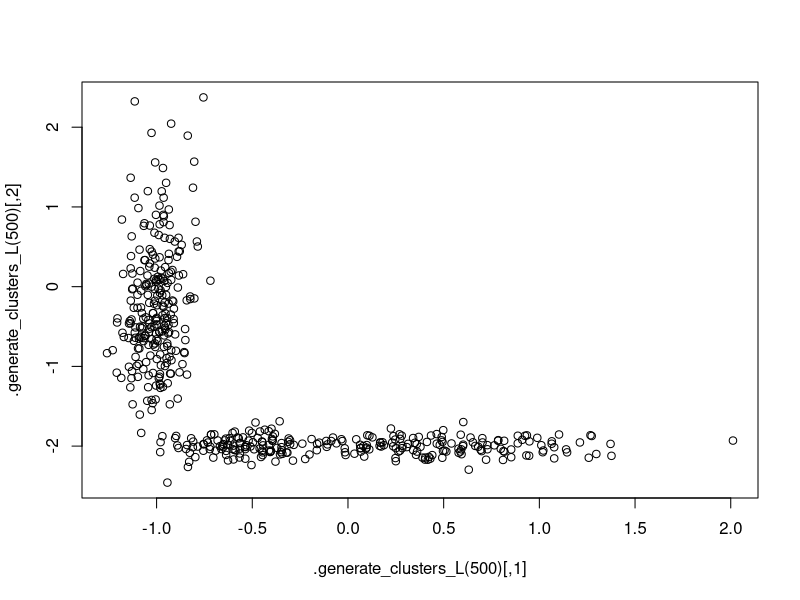
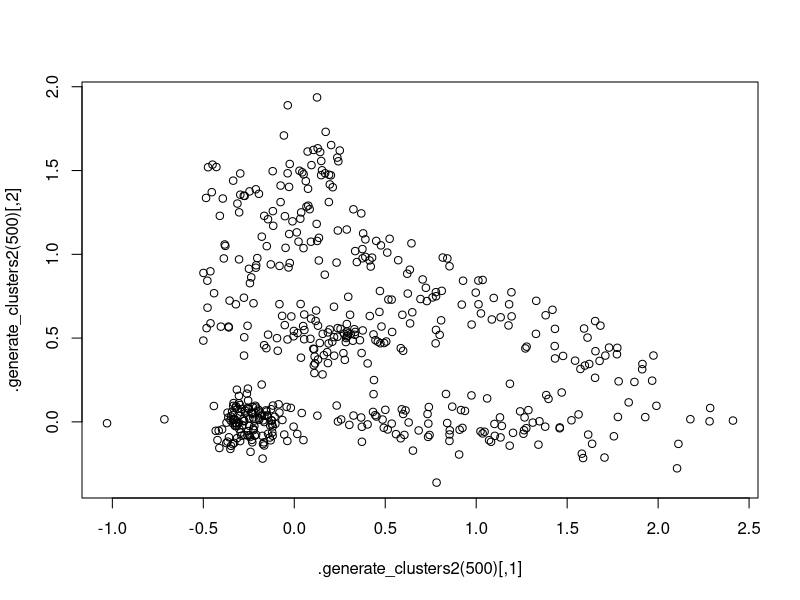
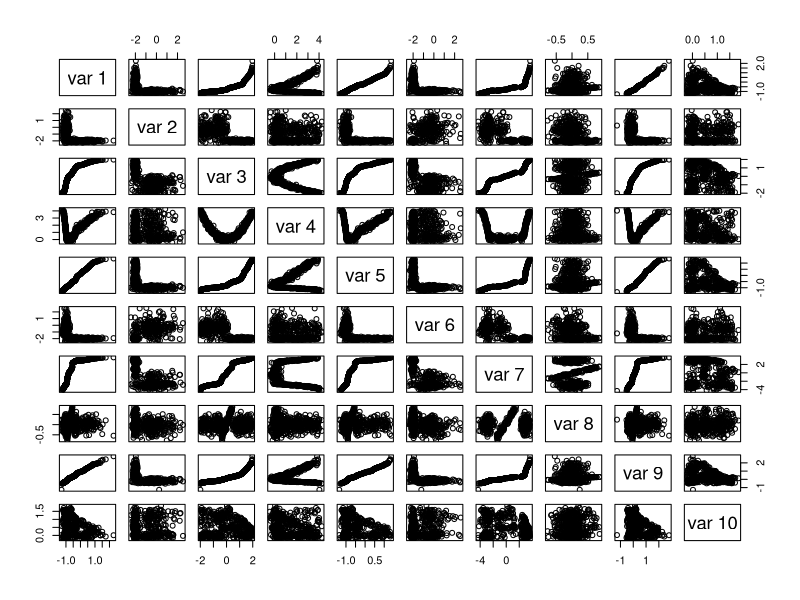
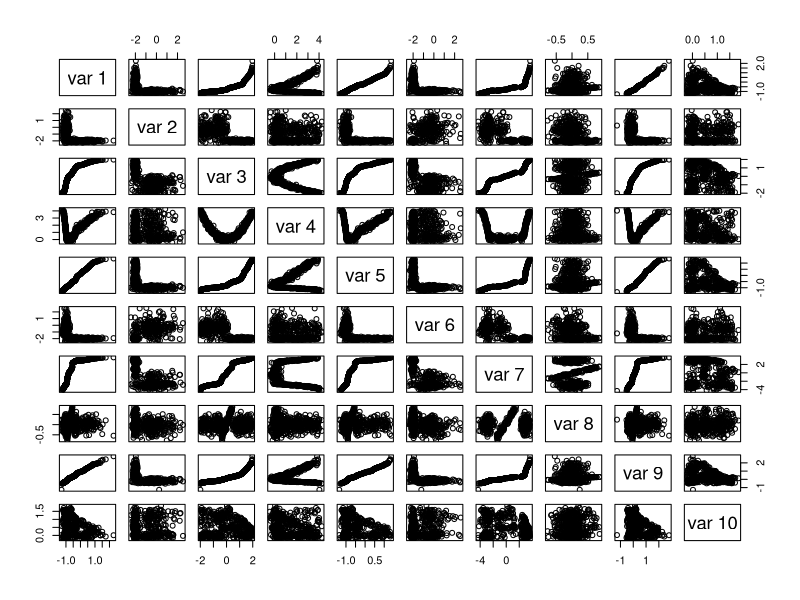
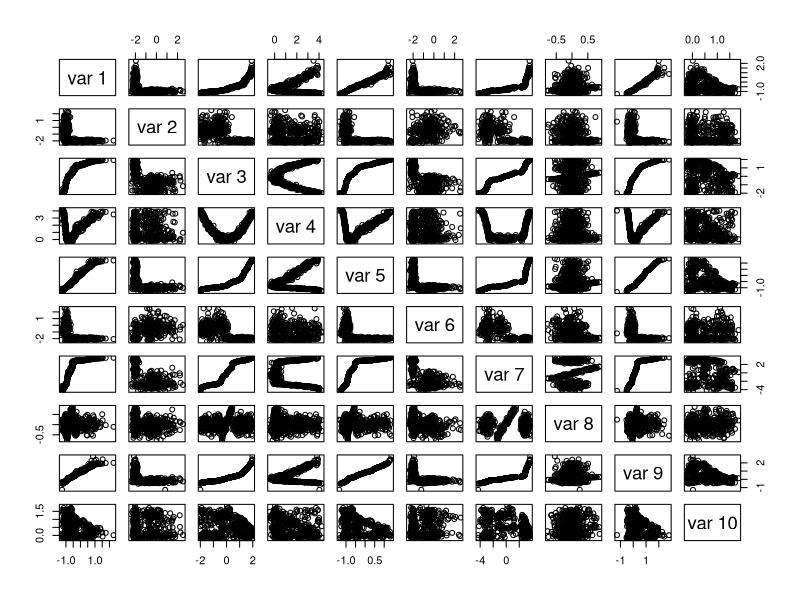
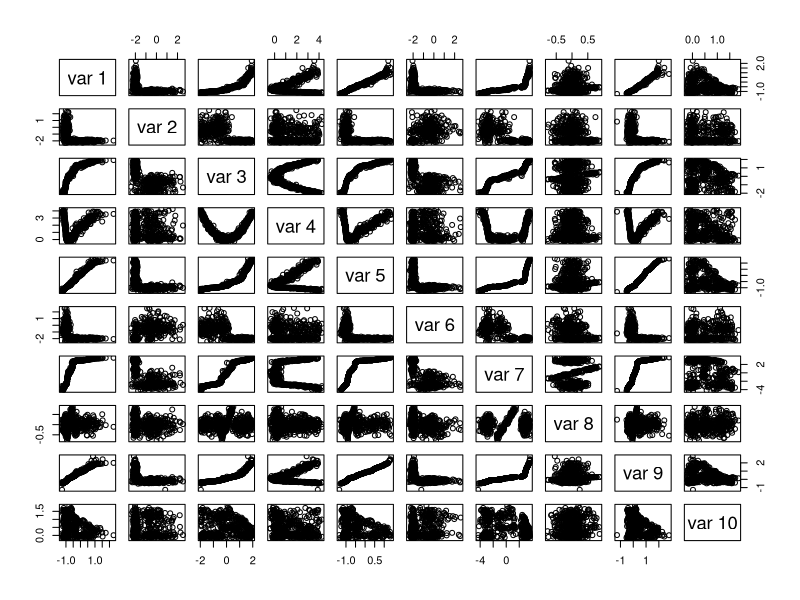
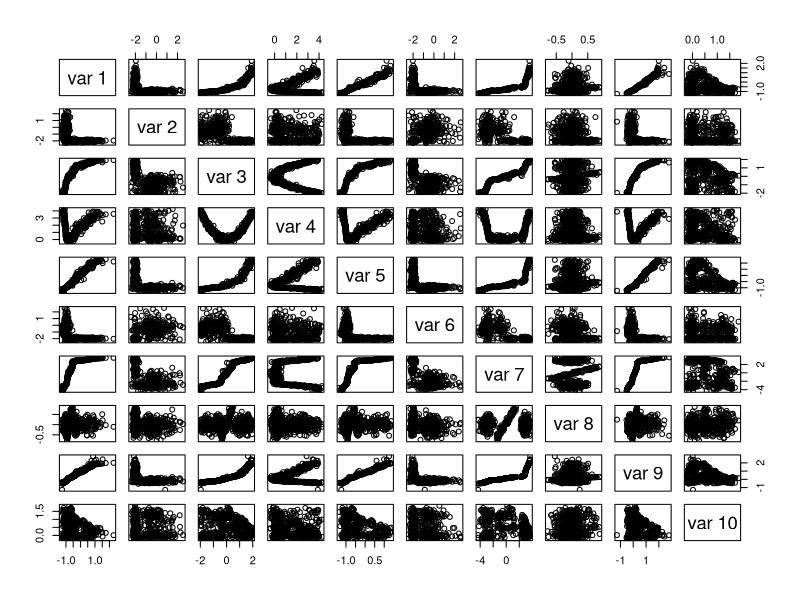
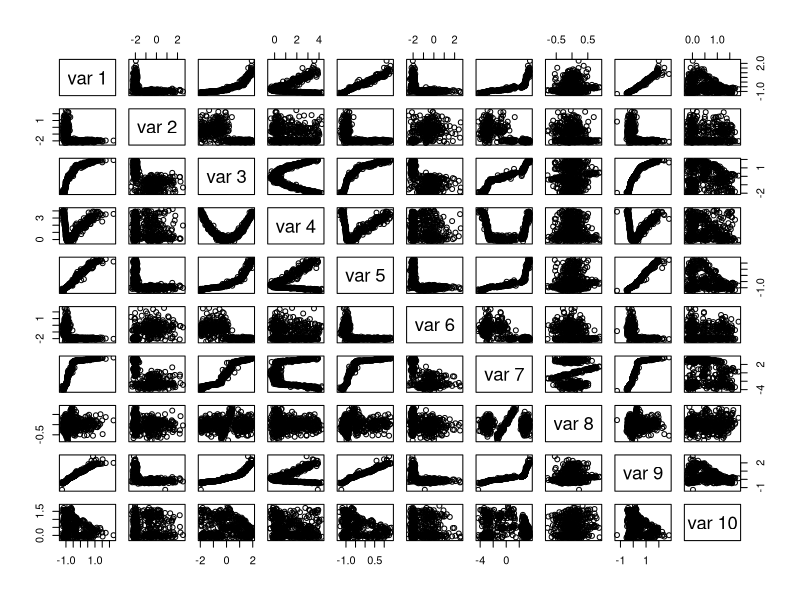

Generate these figures, in order, with R:
## ---- chunk 1
rm(list=ls())

.generate_lollipop <- function(n){
 t(sapply(1:n, function(i){
  # generate "cluster" assignment
  k <- sample(c(1,2), 1)
  
  # generate "ball"
  if(k == 1){
   x <- stats::rnorm(1, mean = 0, sd = 1)
   y <- stats::rnorm(1, mean = 0, sd = 1)
  } else {
   # k == 2, generate "stick"
   x <- stats::runif(1, min = -1, max = 5)
   y <- x + stats::rnorm(1, mean = 0, sd = 0.5)
  }
  
  c(x,y)
 }))
}

.generate_v <- function(n){
 t(sapply(1:n, function(i){
  # generate "cluster" assignment
  k <- sample(c(1,2), 1, prob = c(0.7, 0.3))
  
  # generate "stick"
  if(k == 1){
   x <- stats::runif(1, min = 0, max = 5)
   y <- 2*x + stats::rnorm(1, mean = 0, sd = 0.5)
  } else {
   # k == 2, generate "stick"
   x <-  stats::runif(1, min = 0, max = 5)
   y <- 0.5*x + stats::rnorm(1, mean = 0, sd = 0.1)
  }
  
  c(x,y)
 }))
}

.generate_local <- function(n){
  t(sapply(1:n, function(i){
    k <- sample(1:3, 1, prob = c(0.4, 0.4, 0.2))
    
    # generate "left_ball"
    if (k == 1){
      x <- stats::rnorm(1, mean = -3, sd = 0.5)
      y <- stats::rnorm(1, mean = 0, sd = 0.2)
    } else if (k == 2) {
      # generate "right_ball"
      x <- stats::rnorm(1, mean = 3, sd = 0.3)
      y <- stats::rnorm(1, mean = 0, sd = 0.2)
    } else{
      # generate "local correlated data"
      x <- stats::runif(1, min = -1.5, max = 1.5)
      y <- 0.5*x + stats::rnorm(1, mean = 0.1, sd = 0.1) 
    }
    c(x,y)
  }))
}

.generate_quadratic <- function(n){
  t(sapply(1:n, function(i){
      x <- stats::runif(1, min = -2, max = 2)
      y <- x^2 + stats::rnorm(1, mean = 0, sd = 0.25) 
    c(x,y)
  }))
}

.generate_clusters_L <- function(n){
  t(sapply(1:n, function(i){
    k <- sample(1:4, 1, prob = rep(1/4, 4))
    
    if (k == 1){
      x <- stats::rnorm(1, mean = -1, sd = 0.1)
      y <- x + stats::rnorm(1, mean = 1, sd = 1)
    } else if (k == 2){
      x <- stats::rnorm(1, mean = 0.5, sd = 0.5)
      y <- stats::rnorm(1, mean = -2, sd = 0.1)
    } else if (k == 3){
      x <- stats::rnorm(1, mean = -1, sd = 0.1)
      y <- x + stats::rnorm(1, mean = 0.5, sd = 0.5)
    } else {
      x <- stats::rnorm(1, mean = -.5, sd = 0.2)
      y <- stats::rnorm(1, mean = -2, sd = 0.1)
    }
    
    c(x,y)
  }))
}

.generate_clusters1 <- function(n){
  t(sapply(1:n, function(i){
    k <- sample(1:4, 1, prob = seq(0.25, 1, by = 0.25))
    
    if (k == 1){
      x <- stats::runif(1, min = -2.5, max = -0.5)
      y <- -0.5 * x + stats::rnorm(1, mean = 0.2, sd = 0.2) 
    } else if (k == 2){
      x <- stats::rnorm(1, mean = -3, sd = 0.5)
      y <- stats::rnorm(1, mean = -2, sd = 0.3)
    } else if (k == 3){
      x <- stats::rnorm(1, mean = 0, sd = 0.5)
      y <- x + -1 * stats::rnorm(1, mean = 1, sd = 0.5)
    } else{
      x <- stats::rnorm(1, mean = 2, sd = 0.5)
      y <- stats::rnorm(1, mean = 0.5, sd = 0.5)
    }
    
    c(x,y)
  }))
}

.generate_clusters2 <- function(n){
  t(sapply(1:n, function(i){
    k <- sample(1:5, 1, prob = rep(1/5, 5))
    if (k == 1) {
      x <- stats::runif(1, min = -0.5, max = 2)
      y <- -0.5 * x + stats::rnorm(1, mean = 1.25, sd = 0.1)
    } else if (k == 2) {
      x <- stats::rnorm(1, mean = -0.25, sd = 0.1)
      y <- stats::rnorm(1, mean = 0, sd = 0.1)
    } else if (k == 3) {
      x <- stats::rnorm(1, mean = 1, sd = 0.75)
      y <- stats::rnorm(1, mean = 0, sd = 0.1)
    } else if (k == 4) {
      x <- stats::runif(1, min = -0.5, max = 0.25)
      y <- x + stats::rnorm(1, mean = 1.25, sd = 0.25)
    } else {
      x <- stats::rnorm(1, mean = 0.25, sd = 0.25)
      y <- stats::rnorm(1, mean = 0.5, sd = 0.1)
    }
    c(x,y)
  }))
}

plot(.generate_clusters_L(500))
plot(.generate_clusters2(500))

## ---- chunk 2
generate_data <- function(n, p){
 stopifnot(p %% 2 == 0)
 
 # generate p/2 2-dimensional datasets
 dat_list <- lapply(1:(p/2), function(round){
  type <- sample(1:7, 1)
  
  if(type == 1){
   .generate_lollipop(n)
  } else if (type == 2) {
   .generate_v(n)
  } else if (type == 3) {
   .generate_clusters_L(n)
  } else if (type == 4) {
   .generate_local(n)
  } else if (type == 5) {
   .generate_quadratic(n)
  } else if (type == 6) {
   .generate_clusters1(n)
  } else {
   .generate_clusters2(n)
  }
 })
 
dat_list <- lapply(dat_list, function(dat){
   dat[order(dat[,1]),]  
 })
 # concatenate column-wise
 do.call(cbind, dat_list)
}

set.seed(10)
dat <- generate_data(500, 10)
pairs(dat)
## ---- chunk 3
shuffling_function <- function(vec, window = 5){
  order_vec <- order(vec)
  
  for(i in 1:(length(order_vec)-window)){
    order_vec[i:(i+window)] <- sample(order_vec[i:(i+window)])
  }
  
  order_vec
}

dat1_A <- dat
new_order1 <- shuffling_function(dat1_A[,1], window = 10)
new_order3 <- shuffling_function(dat1_A[,3], window = 10)
new_order5 <- shuffling_function(dat1_A[,5], window = 10)
new_order7 <- shuffling_function(dat1_A[,7], window = 10)
new_order9 <- shuffling_function(dat1_A[,9], window = 10)

dat1_A_1 <- dat1_A
dat1_A_1[,c(1,2)] <- dat1_A[new_order1, c(1,2)]

dat1_A_2 <- dat1_A_1
dat1_A_2[,c(3,4)] <- dat1_A_1[new_order3, c(3,4)]

dat1_A_3 <- dat1_A_2
dat1_A_3[,c(5,6)] <- dat1_A_2[new_order5, c(5,6)]

dat1_A_4 <- dat1_A_3
dat1_A_4[,c(7,8)] <- dat1_A_3[new_order7, c(7,8)]

dat1_A_5 <- dat1_A_4
dat1_A_5[,c(9,10)] <- dat1_A_4[new_order9, c(9,10)]

for (elem in list(dat1_A, dat1_A_1, dat1_A_2, dat1_A_3, dat1_A_4, dat1_A_5)){
  pairs(elem)
}
## ---- chunk 4
quadratic_ordering <- function(vec){
  order_vec <- order(vec)
  
  n <- length(order_vec)
  odd_idx <- seq(1, n, by = 2)
  even_idx <- seq(2, n, by = 2)
  
  new_order_vec <- c(order_vec[odd_idx], rev(order_vec[even_idx]))
  new_order_vec
}

dat_II <- dat
new_order_II_1 <- quadratic_ordering(dat_II[,1])
new_order_II_3 <- quadratic_ordering(dat_II[,3])
new_order_II_5 <- quadratic_ordering(dat_II[,5])
new_order_II_7 <- quadratic_ordering(dat_II[,7])
new_order_II_9 <- quadratic_ordering(dat_II[,9])

dat_II_1 <- dat_II
dat_II_1[,c(1,2)] <- dat_II[order(dat[,1]), c(1,2)]

dat_II_3 <- dat_II
dat_II_3[,c(3,4)] <- dat_II[new_order_II_3, c(3,4)]

dat_II_5 <- dat_II
dat_II_5[,c(5,6)] <- dat_II[new_order_II_5, c(5,6)]

dat_II_7 <- dat_II
dat_II_7[,c(7,8)] <- dat_II[new_order_II_7, c(7,8)]

dat_II_9 <- dat_II
dat_II_9[,c(9,10)] <- dat_II[new_order_II_9, c(9,10)]

for (i in list(dat_II_1, dat_II_3, dat_II_5, dat_II_7, dat_II_9)){
  pairs(i)
}
## ---- chunk 5
set.seed(10)
cluster_label <- sample(1:7, 100, replace = T)

dat4 <- dat
for(k in 1:max(cluster_label)){
  idx <- which(cluster_label == k)
  
  dat4[idx,c(1,2)] <- dat4[idx[order(dat4[idx,1])], c(1,2)]
  dat4[idx,c(7,8)] <- dat4[idx[order(dat4[idx,7])], c(7,8)]
}

pairs(dat4)
